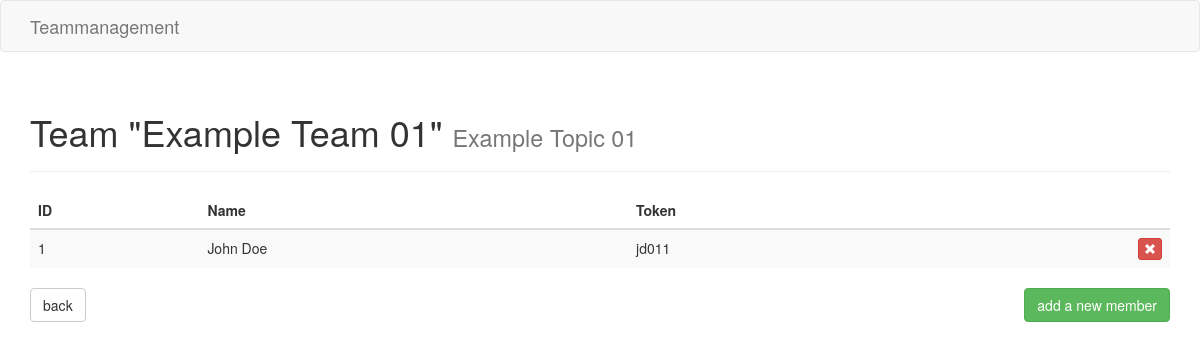
The app's page /team/1/ with its own data.
### team/models.py (models this page shows, shortened)
class Team(models.Model):
	name = models.CharField(max_length=30)
	topic = models.CharField(max_length=30)

### members/models.py (models this page shows)
class Member(models.Model):
	name = models.CharField(max_length=30)
	short = models.CharField(max_length=5)
	team = models.ForeignKey(Team)

### team/views.py (the view)
# urls.py: url(r'^(?P<team_id>-?\d+)/$', TeamView.as_view(), name='team'),
class TeamView(DetailView):
	template_name = "team/team.html"
	model = Team
	context_object_name = "team"
	def get_object(self):
		return Team.objects.get(pk = self.kwargs['team_id'])
	def get_context_data(self, **kwargs):
		context = super(TeamView, self).get_context_data(**kwargs)
		context['teamMembers'] = Member.objects.filter(team = self.kwargs['team_id'])
		return context

### team/templates/team/team.html (shortened to what this page needs)
{% extends 'base.html' %}
{% block pageHeader %}
<h1>Team "{{ team.name }}" <small>{{ team.topic }}</small></h1>
{% endblock %}
{% block content %}
{% if teamMembers %}
<div>
    <table class="table table-striped">
		<thead>
			<tr>
				<th>ID</th>
				<th>Name</th>
				<th>Token</th>
				<th></th>
			</tr>
        </thead>
        <tbody>
		{% for member in teamMembers %}
			<tr>
                <td>{{ member.id }}</td>
                <td>{{ member.name }}</td>
				<td>{{ member.short }}</td>
                <td>
					<form method="POST" action="{% url 'members:deleteMember' member.id %}">
						<button type="submit" class="btn btn-xs btn-danger pull-right">
							<span class="glyphicon glyphicon-remove" aria-hidden="true"></span>
						</button>
					</form>
				</td>
            </tr>
		{% endfor %}
		</tbody>
	</table>
</div>
{% else %}
<div class="alert alert-danger" role="alert">No members were added to this team yet.</div>
{% endif %}
{% endblock %}
{% block next %}
<a class="btn btn-success pull-right" href="{% url 'members:create' %}">add a new member</a>
{% endblock %}

### records on screen
Team: name "Example Team 01", topic "Example Topic 01"
Member: id "1", name "John Doe", short "jd011"
